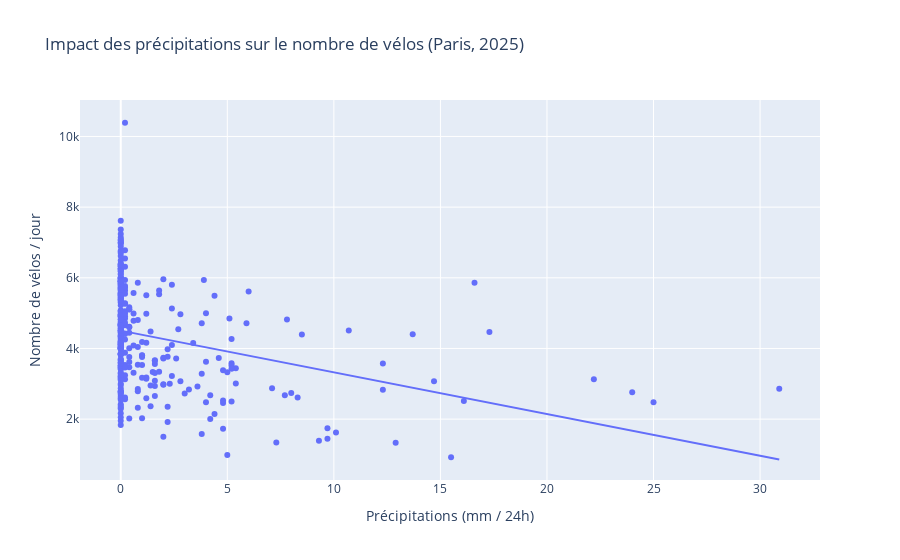

This figure's notebook cell:
### Code cell
import plotly.express as px
fig2 = px.scatter(
    df,
    x="precip_24h",
    y="nb_velos",
    trendline="ols",
    hover_data=["date"],
    labels={"precip_24h": "Précipitations (mm / 24h)", "nb_velos": "Nombre de vélos / jour"},
    title="Impact des précipitations sur le nombre de vélos (Paris, 2025)"
)
fig2.show()
pio.write_json(fig2, out_dir / "fig_velo_pluie.json")

### Figure 1 — Plotly figure (JSON) as saved in the notebook; plotly's stock layout.template omitted (floating-point values rounded to 4 significant figures; data arrays with more than 128 entries replaced by an {"elided": "..."} marker saying what was removed)
{"data": [{"customdata": {"elided": "327x1 str values"}, "hovertemplate": "Précipitations (mm / 24h)=%{x}<br>Nombre de vélos / jour=%{y}<br>date=%{customdata[0]}<extra></extra>", "legendgroup": "", "marker": {"color": "#636efa", "symbol": "circle"}, "mode": "markers", "name": "", "orientation": "v", "showlegend": false, "type": "scatter", "x": {"elided": "327 float values"}, "xaxis": "x", "y": {"elided": "327 int values"}, "yaxis": "y"}, {"hovertemplate": "<b>OLS trendline</b><br>nb_velos = -118.105 * precip_24h + 4504.31<br>R<sup>2</sup>=0.111749<br><br>Précipitations (mm / 24h)=%{x}<br>Nombre de vélos / jour=%{y} <b>(trend)</b><extra></extra>", "legendgroup": "", "marker": {"color": "#636efa", "symbol": "circle"}, "mode": "lines", "name": "", "showlegend": false, "type": "scatter", "x": {"elided": "327 float values"}, "xaxis": "x", "y": {"elided": "327 float values"}, "yaxis": "y"}], "layout": {"legend": {"tracegroupgap": 0}, "title": {"text": "Impact des précipitations sur le nombre de vélos (Paris, 2025)"}, "xaxis": {"anchor": "y", "domain": [0, 1], "title": {"text": "Précipitations (mm / 24h)"}}, "yaxis": {"anchor": "x", "domain": [0, 1], "title": {"text": "Nombre de vélos / jour"}}}}
